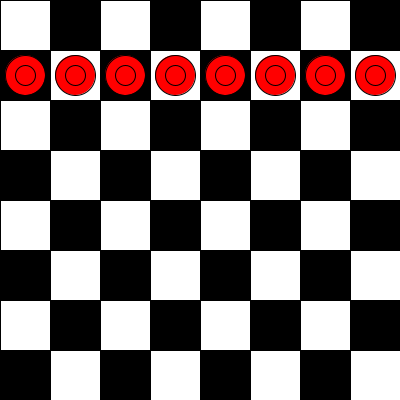
Frame 1 (no input)
Frame 60 (the mouse pressed at the canvas centre just before this capture): identical to frame 1, image omitted
Frame 120 (the mouse held since frame 60 and released just before this capture): identical to frame 1, image omitted

The Processing sketch that drew this single still picture (run headless with seeded random() and noise(); from frame 60 on, the mouse is pressed at the canvas centre):

// Processing sketch: funciones
// ── funciones.pde
char[] pizza = {'A','B','C','D','E','F','G','H'};

void setup(){
  size(400,400);
}


void draw(){
  tabAjedrez();
  for(int i=0; i<pizza.length;i++){
    drawPeon(pizza[i],2);
  }
}

void tabAjedrez(){
  int y =0;
  while(y<8){
    for(int x=0; x<8; x++){
      if(y%2==0){ //Si la fila es par
        if(x%2==0){fill(255);}else{fill(0);}
      }else { //si la fila es impar
        if(x%2==0){fill(0);}else{fill(255);}
      }
      rect(x*(width/8),y*(height/8),(width/8),(height/8));
    }
    y++;
  }
}

void drawPeon(char posA, int posB){
   int x = getposX(posA);
   int y = getposY(posB);
   fill(255,0,0);
   ellipse(x,y,(width/8)-10,(height/8)-10);
   ellipse(x,y,(width/8)-30,(height/8)-30);
}

int getposX(char pos){
  int retorno = 0;
  switch(pos){
     case 'A':
       retorno = int((2*(width/16))-(width/16));
       break;
     case 'B':
       retorno = int((4*(width/16))-(width/16));
       break;
     case 'C':
       retorno = int((6*(width/16))-(width/16));
       break;
     case 'D':
       retorno = int((8*(width/16))-(width/16));
       break;
     case 'E':
       retorno = int((10*(width/16))-(width/16));
       break;
     case 'F':
       retorno = int((12*(width/16))-(width/16));
       break;
     case 'G':
       retorno = int((14*(width/16))-(width/16));
       break;
     case 'H':
       retorno = int((16*(width/16))-(width/16));
       break;
  }
  return retorno;
}

int getposY(int pos){
  return int((pos*2*(height/16))-(height/16));
}
